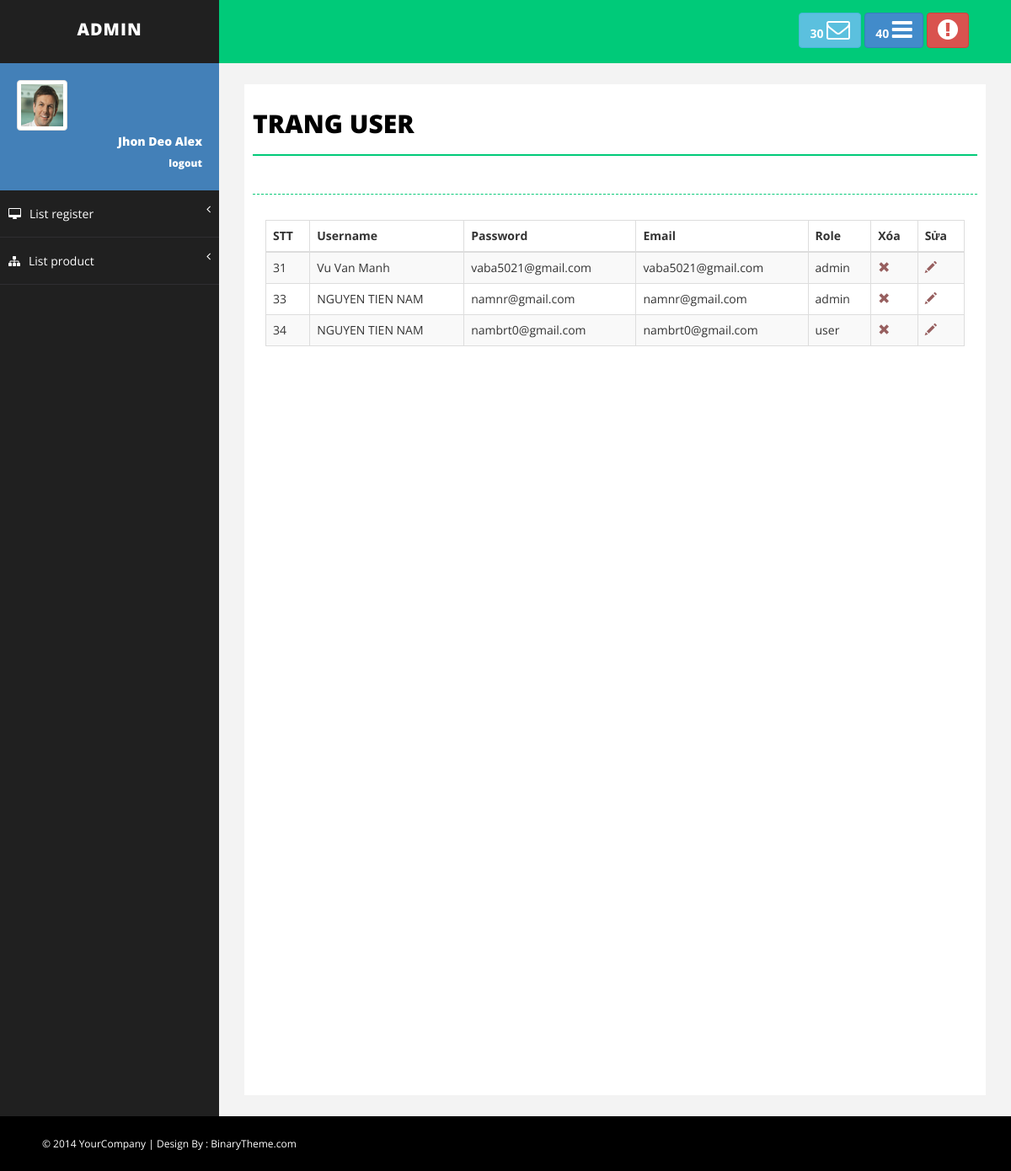
Screenshot of /admin/advance-admin/listusers.php (signed in) with the database file from the repository.
### tables this page shows
CREATE TABLE `users` (
  `id` int(11) NOT NULL,
  `username` varchar(255) NOT NULL,
  `password` varchar(255) NOT NULL,
  `email` varchar(255) NOT NULL,
  `role` varchar(255) NOT NULL DEFAULT 'user'
);

### admin/advance-admin/control.php (called while the page is built, shortened)
<?php
include('../../connect.php');
class data
{
    private $conn;
    public function __construct() {
        global $conn;
        $this->conn = $conn;
    }
    function se_all($table)
    {
        $sql = "SELECT * FROM $table";
        $run = mysqli_query($this->conn, $sql);
        return $run;
    }
}

### admin/advance-admin/listusers.php (the view, shortened to what this page needs)
<!DOCTYPE html>
<html xmlns="http://www.w3.org/1999/xhtml">
<head>
    <link href="assets/css/bootstrap.css" rel="stylesheet" />
    <link href="assets/css/font-awesome.css" rel="stylesheet" />
    <link href="assets/css/basic.css" rel="stylesheet" />
    <link href="assets/css/custom.css" rel="stylesheet" />
</head>
<body>
    <div id="wrapper">
        <nav class="navbar navbar-default navbar-cls-top " role="navigation" style="margin-bottom: 0">
            <div class="navbar-header">
                <a class="navbar-brand" href="index.html">ADMIN</a>
            </div>
            <div class="header-right">
              <a href="message-task.html" class="btn btn-info" title="New Message"><b>30 </b><i class="fa fa-envelope-o fa-2x"></i></a>
                <a href="message-task.html" class="btn btn-primary" title="New Task"><b>40 </b><i class="fa fa-bars fa-2x"></i></a>
                <a href="login.html" class="btn btn-danger" title="Logout"><i class="fa fa-exclamation-circle fa-2x"></i></a>
            </div>
        </nav>
        <nav class="navbar-default navbar-side" role="navigation">
            <div class="sidebar-collapse">
                <ul class="nav" id="main-menu">
                    <li>
                        <div class="user-img-div">
                            <img src="assets/img/user.png" class="img-thumbnail" />
                            <div class="inner-text">
                                Jhon Deo Alex
                            <br />
                            <small>
                                <a href="dangxuat.php" style="color: white">logout</a>
                                </small>
                            </div>
                        </div>
                    </li>
                    <li>
                        <a href="#"><i class="fa fa-desktop "></i>List register <span class="fa arrow"></span></a>
                    </li>
                    <li>
                        <a href="#"><i class="fa fa-sitemap "></i>List product<span class="fa arrow"></span></a>
            </div>
        </nav>
        <div id="page-wrapper">
        <div id="page-inner">
                <div class="row">
                    <div class="col-md-12">
                        <h1 class="page-head-line">Trang User</h1>
                        <h1 class="page-subhead-line"> </h1>
                    </div>
                </div>
                <div class="col-lg-12 col-md-12 col-sm-12">
           <div class="table-responsive">
           <table class="table table-striped table-bordered table-hover">
    <thead>
        <tr>
            <th>STT</th>
            <th>Username</th>
            <th>Password</th>
            <th>Email</th>
            <th>Role</th>
            <th>Xóa</th>
            <th>Sửa</th>
        </tr>
    </thead>
    <tbody>
        <?php
        include('control.php');
        $getdata = new data();
        $select_all = $getdata->se_all('users');
        foreach ($select_all as $se_user) {
            ?>
            <tr>
                <td><?php echo $se_user['id'] ?></td>
                <td><?php echo $se_user['username'] ?></td>
                <td><?php echo $se_user['password'] ?></td>
                <td><?php echo $se_user['email'] ?></td>
                <td><?php echo $se_user['role'] ?></td>
                <td>
                    <a href="delete_all.php?del_user=<?php echo $se_user['id'] ?>" onclick="return(confirm('Bạn có chắc muốn xóa?'))">
                        <span class="glyphicon glyphicon-remove"></span>
                    </a>
                </td>
                <td>
                    <a href="edit_user.php?id=<?php echo $se_user['id'] ?>">
                        <span class="glyphicon glyphicon-pencil"></span>
                    </a>
                </td>
            </tr>
        <?php } ?>
    </tbody>
</table>
               </div>
         </div>
        </div>
    </div>
    <div id="footer-sec">
        &copy; 2014 YourCompany | Design By : <a href="http://www.binarytheme.com/" target="_blank">BinaryTheme.com</a>
    </div>
</body>
</html>

### admin/advance-admin/assets/css/basic.css (style rules this page uses)
body { font-family: 'Open Sans', sans-serif; line-height:25px; }
#wrapper { width: 100%; background: #202020; }
#page-wrapper { padding: 15px 15px; min-height: 600px; background: #F3F3F3; }
#page-inner { width: 100%; margin: 10px 20px 10px 0px; background-color: #fff!important; padding: 10px; min-height: 1200px; }
.page-head-line { font-size: 30px; text-transform: uppercase; color: #000; font-weight: 800; padding-bottom: 20px; border-bottom: 2px solid #00CA79; margin-bottom: 10px; }
.page-subhead-line { font-size: 14px; padding-top: 5px; padding-bottom: 20px; font-style:italic; margin-bottom:30px; border-bottom:1px dashed #00CA79; }
.navbar-cls-top .navbar-brand { color: #fff; background: #202020; width: 260px; text-align: center; height: 75px; font-size: 20px; letter-spacing: 1px; font-weight: 900; padding-top: 25px; text-transform:uppercase; }
.header-right { color: #fff; padding: 15px 50px 5px 50px; float: right; font-size: 16px; }
.user-img-div { min-height: 140px; padding: 20px; background-color: #4380B8; }
.user-img-div img { max-height: 60px; }
.user-img-div .inner-text { text-align: right; position: relative; color: #fff; font-weight: 800; line-height: 25px; }
.arrow { float: right; }
.fa.arrow:before { content: "\f104"; }
.sidebar-collapse, .sidebar-collapse .nav { background: none; }
.sidebar-collapse .nav { padding: 0; }
.sidebar-collapse .nav > li > a { color: #fff; background: #202020; text-shadow: none; padding: 15px 40px; border-bottom: 1px solid #2F2E31; }
.sidebar-collapse > .nav > li > a { padding: 15px 10px; }
.navbar-side { border: none; background-color: #202020; }
.navbar-cls-top { background: #00CA79; border-bottom: none; }
.navbar-default { border: 0px solid black; }
.navbar-header { background: #000000; }
.nav > li > a > i { margin-right: 10px; }
#footer-sec { background-color:#000; padding:20px 50px; color:#fff; font-size:12px; }
#footer-sec a { color:#fff; }
@media (min-width:768px) { #page-wrapper { margin: 0 0 0 260px; padding: 15px 30px; min-height: 1200px; } }
@media (min-width:768px) { .navbar-side { z-index: 1; position: absolute; width: 260px; } }
@media (min-width:768px) { .navbar { border-radius: 0px; } }

### rows the page displays
users: id "31", username "Vu Van Manh", password "vaba5021@gmail.com", email "vaba5021@gmail.com", role "admin"
users: id "33", username "NGUYEN TIEN NAM", password "namnr@gmail.com", email "namnr@gmail.com", role "admin"
users: id "34", username "NGUYEN TIEN NAM", password "nambrt0@gmail.com", email "nambrt0@gmail.com", role "user"
